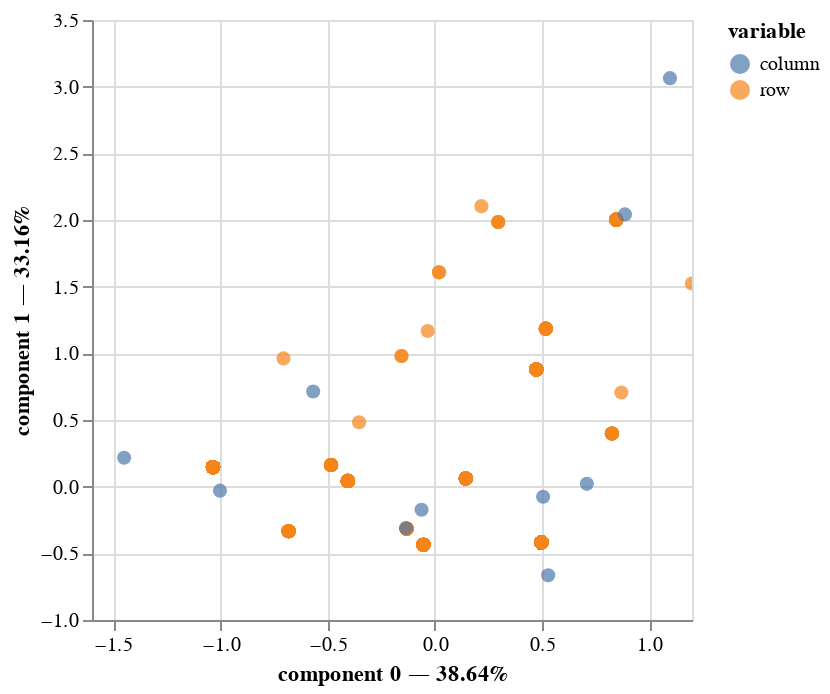

Write notebook code for a chart like this one.
### Code cell
'''mca_ = prince.MCA( n_components=2) #, use_benzecri_rates=False, plotter='mpl')
mc = mca_.fit(correlatedgenes)
mca1 = mca_.transform(correlatedgenes)
mc.plot_coordinates(X=correlatedgenes, ax=None)'''

mc = prince.MCA(one_hot=False)
mc = prince.MCA(n_components=2).fit(correlatedgenes)
'''mc.plot(X=correlatedgenes, )'''
mc.plot(correlatedgenes) # ax=ax)#(df[cols_list])

### Figure 1 — Vega-Lite specification as saved in the notebook (floating-point values rounded to 4 significant figures; data arrays with more than 128 entries replaced by an {"elided": "..."} marker saying what was removed)
{"config": {"view": {"continuousWidth": 300, "continuousHeight": 300}}, "layer": [{"data": {"name": "data-2f8a0c573ccc0ba9c5d6eed8b82feedd"}, "mark": {"type": "circle", "size": 50}, "encoding": {"color": {"field": "variable", "type": "nominal"}, "tooltip": [{"field": "variable", "type": "nominal"}, {"field": "value", "type": "nominal"}, {"field": "component 0", "type": "quantitative"}, {"field": "component 1", "type": "quantitative"}], "x": {"axis": {"title": "component 0 — 38.64%"}, "field": "component 0", "scale": {"zero": false}, "type": "quantitative"}, "y": {"axis": {"title": "component 1 — 33.16%"}, "field": "component 1", "scale": {"zero": false}, "type": "quantitative"}}, "name": "view_9"}, {"data": {"name": "data-76c0c47bab94fc6104e476113afd2b27"}, "mark": {"type": "circle", "size": 50}, "encoding": {"color": {"field": "variable", "type": "nominal"}, "tooltip": [{"field": "variable", "type": "nominal"}, {"field": "value", "type": "nominal"}, {"field": "component 0", "type": "quantitative"}, {"field": "component 1", "type": "quantitative"}], "x": {"axis": {"title": "component 0 — 38.64%"}, "field": "component 0", "scale": {"zero": false}, "type": "quantitative"}, "y": {"axis": {"title": "component 1 — 33.16%"}, "field": "component 1", "scale": {"zero": false}, "type": "quantitative"}}}], "params": [{"name": "param_9", "select": {"type": "interval", "encodings": ["x", "y"]}, "bind": "scales", "views": ["view_9"]}], "$schema": "https://vega.github.io/schema/vega-lite/v5.16.3.json", "datasets": {"data-2f8a0c573ccc0ba9c5d6eed8b82feedd": {"elided": "840 records"}, "data-76c0c47bab94fc6104e476113afd2b27": [{"component 0": 0.5051, "component 1": -0.07563, "variable": "column", "value": "ATRX_0", "label": "ATRX_0"}, {"component 0": -1.45, "component 1": 0.2171, "variable": "column", "value": "ATRX_1", "label": "ATRX_1"}, {"component 0": 0.5287, "component 1": -0.6649, "variable": "column", "value": "IDH1_0", "label": "IDH1_0"}, {"component 0": -0.5679, "component 1": 0.7141, "variable": "column", "value": "IDH1_1", "label": "IDH1_1"}, {"component 0": 0.7093, "component 1": 0.02107, "variable": "column", "value": "TP53_0", "label": "TP53_0"}, {"component 0": -1.003, "component 1": -0.02979, "variable": "column", "value": "TP53_1", "label": "TP53_1"}, {"component 0": -0.1351, "component 1": -0.3109, "variable": "column", "value": "CIC_0", "label": "CIC_0"}, {"component 0": 0.8871, "component 1": 2.042, "variable": "column", "value": "CIC_1", "label": "CIC_1"}, {"component 0": -0.06211, "component 1": -0.1734, "variable": "column", "value": "FUBP1_0", "label": "FUBP1_0"}, {"component 0": 1.097, "component 1": 3.064, "variable": "column", "value": "FUBP1_1", "label": "FUBP1_1"}]}}
